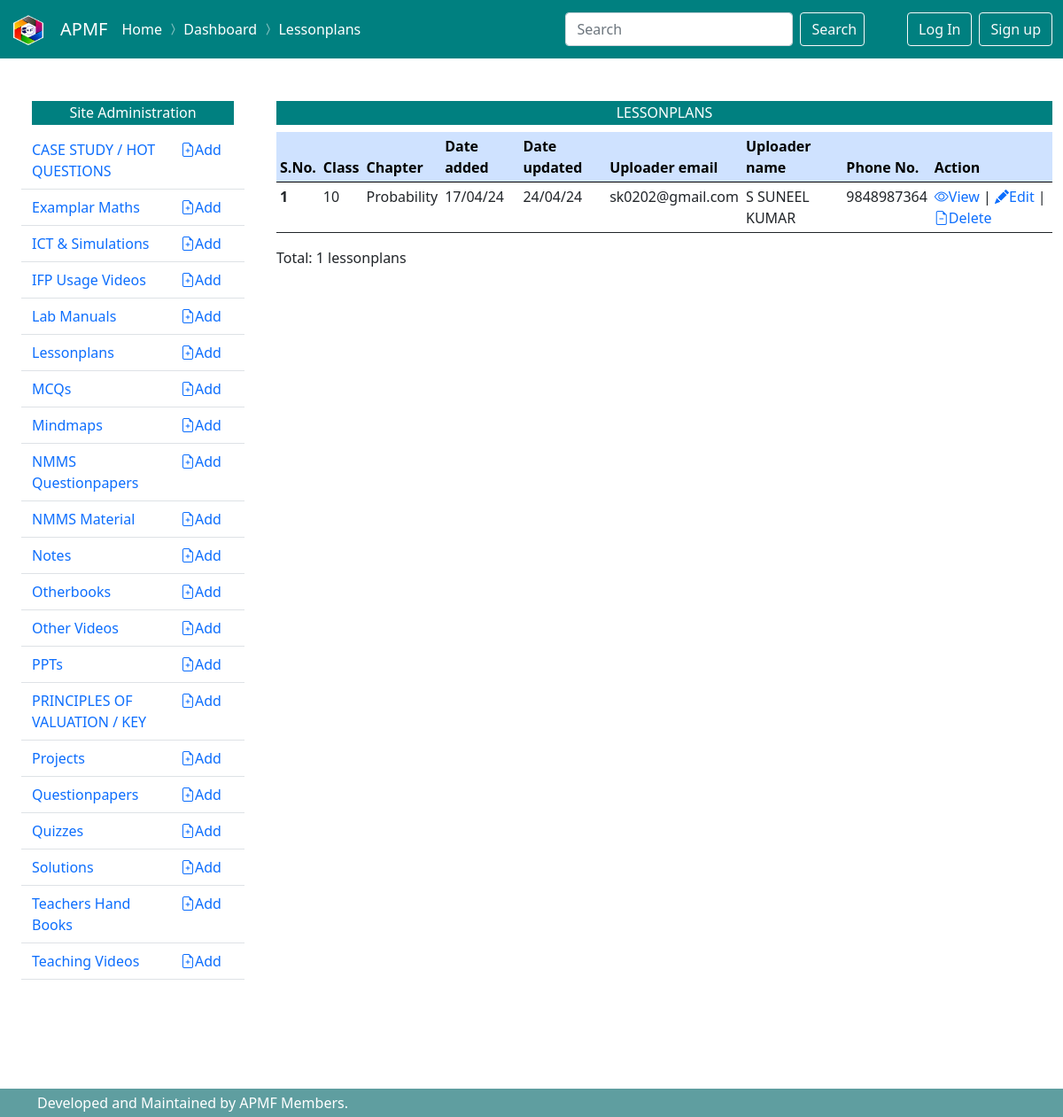
/dashboard/lessonplans/, run on the app's committed database.
### lessonplans/models.py (models this page shows, shortened)
class Lessonplan(Item):
    chapter = models.CharField(max_length = 50)
    class Meta:
        ordering = [
            ("-standard"),
        ]

### users/models.py (models this page shows, shortened)
class MyUser(AbstractBaseUser):
    email=models.EmailField(
        verbose_name ='email address',
        max_length = 255,
        unique = True,
    )
    phone_number = models.CharField(max_length=10, validators=[RegexValidator(regex='^(\+?\d{1,3})?[-.\s]?\(?\d{3}\)?[-.\s]?\d{3}[-.\s]?\d{4}$')])
    name = models.CharField(max_length=50)
    is_active = models.BooleanField(default=True)
    is_admin = models.BooleanField(default=False)
    objects = MyUserManager()
    USERNAME_FIELD = 'email'
    REQUIRED_FIELDS = ['phone_number', 'name']

### dashboard/views.py (the view)
# urls.py: path('dashboard/lessonplans/', views.DashboardLessonplanListView.as_view(), name='dashboard_lessonplan_list'),
class DashboardLessonplanListView(lessonplan_views.LessonplanListView):
    template_name = 'dashboard/lessonplans/list.html'
    success_url = reverse_lazy('dashboard_lessonplan_list')

### lessonplans/views.py (called while the page is built)
    def get_context_data(self, **kwargs):
        context = super().get_context_data(**kwargs)
        context['requests'] = Message.objects.filter(request_for = 'lessonplan')
        return context

### dashboard/templates/dashboard/lessonplans/list.html (shortened to what this page needs)
{% extends "dashboard/dashboard.html" %}
{% load static %}
{% block navigation %}
<span class="navbar-text" >
  <a href="{% url "home" %}" style ="text-decoration:none">Home</a>
  <i class="bi bi-chevron-compact-right"></i>
  <a href="{% url "dashboard" %}" style ="text-decoration:none">Dashboard</a>
  <i class="bi bi-chevron-compact-right"></i>
  <a href="#" style ="text-decoration:none">Lessonplans</a>
</span>
{% endblock navigation %}
{% block content %}
<h6 class ="p-1 text-center" style="background-color:teal; color:white"> LESSONPLANS</h6>
<table class="table table-sm table-hover">
    <thead class="table-primary" >
      <tr  >
        <th scope="col">S.No.</th>
        <th scope="col">Class</th>
        <th scope="col">Chapter</th>
        <th scope="col">Date added</th>
        <th scope="col">Date updated</th>
        <th scope="col">Uploader email</th>
        <th scope="col">Uploader name</th>
        <th scope="col">Phone No.</th>
        <th scope="col">Action</th>
      </tr>
    </thead>
    <tbody>
        {% for lessonplan in  lessonplans %}
      <tr>
        <th scope="row">{{forloop.counter}}</th>
        <td>{{lessonplan.standard}}</td>
        <td>{{lessonplan.chapter|title}}</td>
        <td>{{lessonplan.date_added|date:'d/m/y'}}</td>
        <td>{{lessonplan.date_updated|date:'d/m/y'}}</td>
        <td>{{lessonplan.uploaded_by.email}}</td>
        <td>{{lessonplan.uploaded_by.name|upper}}</td>
        <td>{{lessonplan.uploaded_by.phone_number}}</td>
        <td><a style="text-decoration:none;" href= '{{ lessonplan.file.url }}'><i class="bi bi-eye"></i>View </a>|
          <a style="text-decoration:none;" href= '{% url "dashboard_lessonplan_update" lessonplan.pk %}'><i class="bi bi-pencil-fill"></i>Edit </a>|
          <a style="text-decoration:none;" href= '{% url "dashboard_lessonplan_delete" lessonplan.pk %}'><i class="bi bi-file-earmark-minus"></i>Delete </a> </td>
      </tr>
      {% endfor %}
      </table>
      Total: {{lessonplans|length}} lessonplan{{lessonplan|length|pluralize:'s'}}
{% endblock content %}

### data on the page
Lessonplan: standard "10", chapter "Probability", date_added "17/04/24", date_updated "24/04/24", uploaded_by.email "sk0202@gmail.com", uploaded_by.name "S SUNEEL KUMAR", uploaded_by.phone_number "9848987364"

### other printed values
{{ lessonplans|length }} "1"
